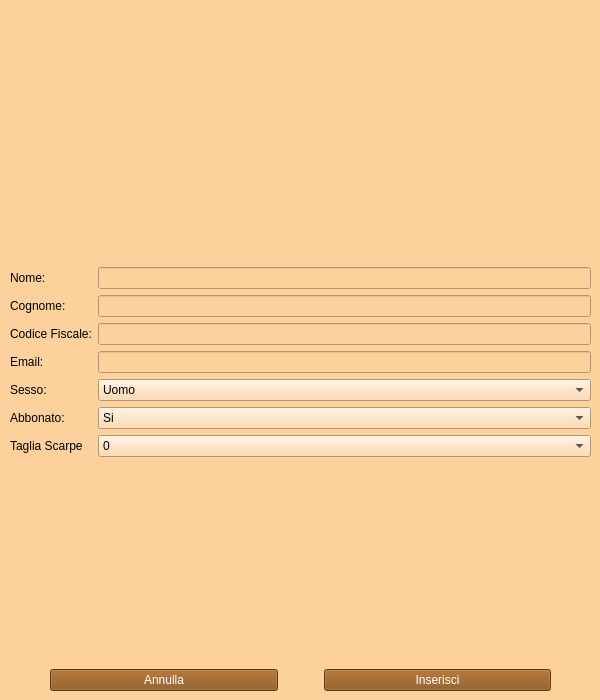
<?xml version="1.0" encoding="UTF-8"?>
<ui version="4.0">
 <class>Form</class>
 <widget class="QWidget" name="Form">
  <property name="geometry">
   <rect>
    <x>0</x>
    <y>0</y>
    <width>600</width>
    <height>700</height>
   </rect>
  </property>
  <property name="minimumSize">
   <size>
    <width>600</width>
    <height>700</height>
   </size>
  </property>
  <property name="maximumSize">
   <size>
    <width>600</width>
    <height>700</height>
   </size>
  </property>
  <property name="windowTitle">
   <string>Form</string>
  </property>
  <property name="styleSheet">
   <string notr="true">background-color: #FCD19C</string>
  </property>
  <widget class="QWidget" name="verticalLayoutWidget">
   <property name="geometry">
    <rect>
     <x>10</x>
     <y>10</y>
     <width>581</width>
     <height>681</height>
    </rect>
   </property>
   <layout class="QVBoxLayout" name="verticalLayout">
    <item>
     <layout class="QHBoxLayout" name="horizontalLayout"/>
    </item>
    <item>
     <spacer name="verticalSpacer">
      <property name="orientation">
       <enum>Qt::Vertical</enum>
      </property>
      <property name="sizeType">
       <enum>QSizePolicy::Fixed</enum>
      </property>
      <property name="sizeHint" stdset="0">
       <size>
        <width>20</width>
        <height>100</height>
       </size>
      </property>
     </spacer>
    </item>
    <item>
     <layout class="QFormLayout" name="formLayout">
      <property name="formAlignment">
       <set>Qt::AlignLeading|Qt::AlignLeft|Qt::AlignVCenter</set>
      </property>
      <item row="0" column="0">
       <widget class="QLabel" name="label">
        <property name="text">
         <string>Nome:</string>
        </property>
       </widget>
      </item>
      <item row="0" column="1">
       <widget class="QLineEdit" name="textNome"/>
      </item>
      <item row="3" column="0">
       <widget class="QLabel" name="label_4">
        <property name="text">
         <string>Codice Fiscale:</string>
        </property>
       </widget>
      </item>
      <item row="4" column="0">
       <widget class="QLabel" name="label_6">
        <property name="text">
         <string>Email:</string>
        </property>
       </widget>
      </item>
      <item row="4" column="1">
       <widget class="QLineEdit" name="textEmail"/>
      </item>
      <item row="5" column="0">
       <widget class="QLabel" name="label_7">
        <property name="text">
         <string>Sesso:</string>
        </property>
       </widget>
      </item>
      <item row="5" column="1">
       <widget class="QComboBox" name="comboBoxSesso">
        <item>
         <property name="text">
          <string>Uomo</string>
         </property>
        </item>
        <item>
         <property name="text">
          <string>Donna</string>
         </property>
        </item>
        <item>
         <property name="text">
          <string>Preferisco non specificare</string>
         </property>
        </item>
       </widget>
      </item>
      <item row="7" column="0">
       <widget class="QLabel" name="label_3">
        <property name="text">
         <string>Abbonato:</string>
        </property>
       </widget>
      </item>
      <item row="7" column="1">
       <widget class="QComboBox" name="comboBoxAbbonato">
        <property name="editable">
         <bool>false</bool>
        </property>
        <property name="currentText">
         <string>Si</string>
        </property>
        <property name="currentIndex">
         <number>0</number>
        </property>
        <item>
         <property name="text">
          <string>Si</string>
         </property>
        </item>
        <item>
         <property name="text">
          <string>No</string>
         </property>
        </item>
       </widget>
      </item>
      <item row="8" column="0">
       <widget class="QLabel" name="label_8">
        <property name="text">
         <string>Taglia Scarpe</string>
        </property>
       </widget>
      </item>
      <item row="8" column="1">
       <widget class="QComboBox" name="comboBoxTagliaScarpe">
        <property name="editable">
         <bool>false</bool>
        </property>
        <property name="currentText">
         <string>0</string>
        </property>
        <property name="currentIndex">
         <number>0</number>
        </property>
        <item>
         <property name="text">
          <string>0</string>
         </property>
        </item>
        <item>
         <property name="text">
          <string>38</string>
         </property>
        </item>
        <item>
         <property name="text">
          <string>39</string>
         </property>
        </item>
        <item>
         <property name="text">
          <string>40</string>
         </property>
        </item>
        <item>
         <property name="text">
          <string>41</string>
         </property>
        </item>
        <item>
         <property name="text">
          <string>42</string>
         </property>
        </item>
        <item>
         <property name="text">
          <string>43</string>
         </property>
        </item>
        <item>
         <property name="text">
          <string>44</string>
         </property>
        </item>
        <item>
         <property name="text">
          <string>45</string>
         </property>
        </item>
       </widget>
      </item>
      <item row="1" column="0">
       <widget class="QLabel" name="label_2">
        <property name="text">
         <string>Cognome:</string>
        </property>
       </widget>
      </item>
      <item row="1" column="1">
       <widget class="QLineEdit" name="textCognome"/>
      </item>
      <item row="3" column="1">
       <widget class="QLineEdit" name="textCF"/>
      </item>
     </layout>
    </item>
    <item>
     <spacer name="verticalSpacer_2">
      <property name="orientation">
       <enum>Qt::Vertical</enum>
      </property>
      <property name="sizeType">
       <enum>QSizePolicy::Fixed</enum>
      </property>
      <property name="sizeHint" stdset="0">
       <size>
        <width>20</width>
        <height>50</height>
       </size>
      </property>
     </spacer>
    </item>
    <item>
     <layout class="QHBoxLayout" name="horizontalLayout_2">
      <item>
       <spacer name="horizontalSpacer_2">
        <property name="orientation">
         <enum>Qt::Horizontal</enum>
        </property>
        <property name="sizeType">
         <enum>QSizePolicy::Maximum</enum>
        </property>
        <property name="sizeHint" stdset="0">
         <size>
          <width>40</width>
          <height>20</height>
         </size>
        </property>
       </spacer>
      </item>
      <item>
       <widget class="QPushButton" name="annullaButton">
        <property name="styleSheet">
         <string notr="true">color: white;  background-color: #874B0F</string>
        </property>
        <property name="text">
         <string>Annulla</string>
        </property>
       </widget>
      </item>
      <item>
       <spacer name="horizontalSpacer">
        <property name="orientation">
         <enum>Qt::Horizontal</enum>
        </property>
        <property name="sizeType">
         <enum>QSizePolicy::Maximum</enum>
        </property>
        <property name="sizeHint" stdset="0">
         <size>
          <width>40</width>
          <height>20</height>
         </size>
        </property>
       </spacer>
      </item>
      <item>
       <widget class="QPushButton" name="inserisciButton">
        <property name="styleSheet">
         <string notr="true">color: white;  background-color: #874B0F</string>
        </property>
        <property name="text">
         <string>Inserisci</string>
        </property>
       </widget>
      </item>
      <item>
       <spacer name="horizontalSpacer_3">
        <property name="orientation">
         <enum>Qt::Horizontal</enum>
        </property>
        <property name="sizeType">
         <enum>QSizePolicy::Maximum</enum>
        </property>
        <property name="sizeHint" stdset="0">
         <size>
          <width>40</width>
          <height>20</height>
         </size>
        </property>
       </spacer>
      </item>
     </layout>
    </item>
   </layout>
  </widget>
 </widget>
 <resources/>
 <connections/>
</ui>
